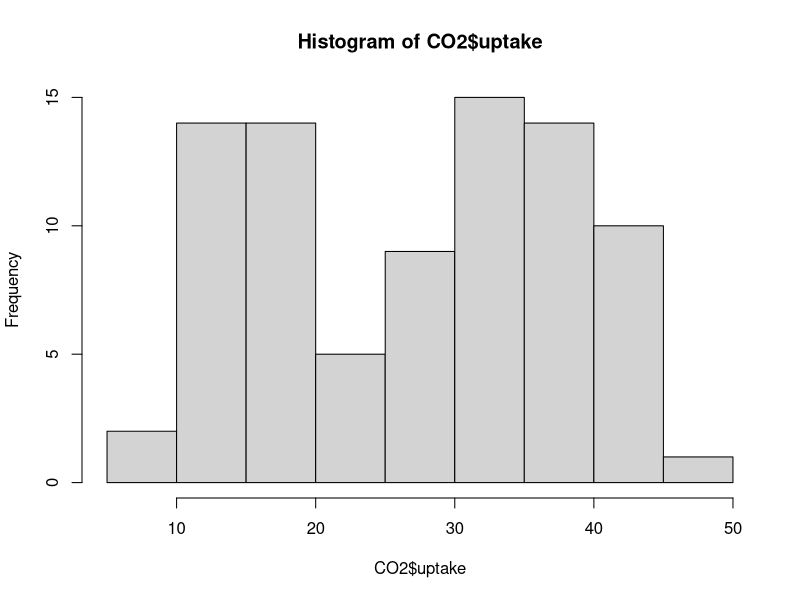
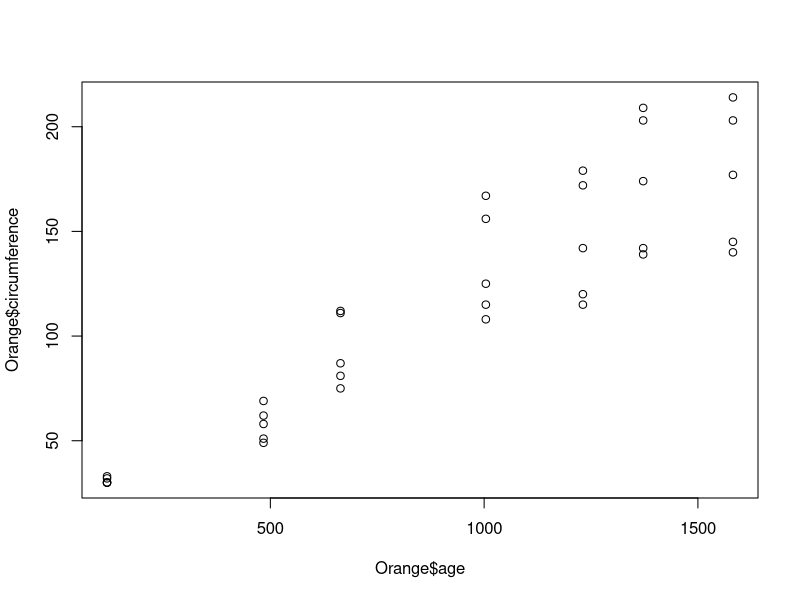
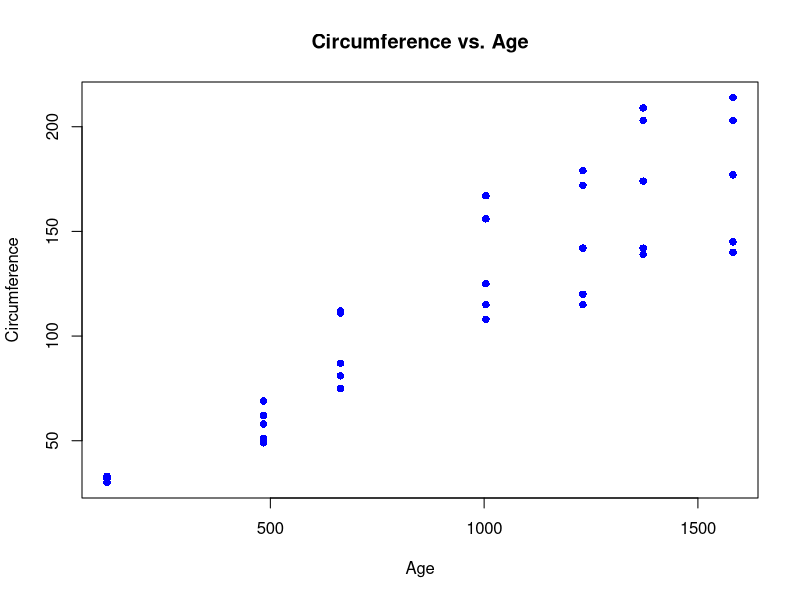

Write R code to recreate these figures, in order.
## ---- chunk 1
knitr::opts_chunk$set(echo = TRUE)
## ---- chunk 2
    print("hello world")
## ---- chunk 3
#menampilkan 15 row pertama
head(CO2,15)
## ---- chunk 4
#menampilkan 10 row terakhir
tail(CO2,10)
## ---- chunk 5
#menampilkan nama kolom
colnames(CO2)
## ---- chunk 6
#melihat jumlah row dan kolom
dim(CO2)
## ---- chunk 7
#menampilkan struktur data
str(CO2)
## ---- chunk 8
#statistik summary CO2 untuk setiap kolom
summary(CO2)
## ---- chunk 9
#statisic summary kolom/variabel uptake
summary(CO2$uptake)
## ---- chunk 10
#median variabel uptake
median(CO2$uptake)
## ---- chunk 11
#menampilkan kelas data variabel uptake
class(CO2$uptake)
## ---- chunk 12
#melihat nilai unik dari variabel treatment
unique(CO2$Treatment)
## ---- chunk 13
#menampilkan subset row/beberapa row dengan nilai conc paling kecil
subset(CO2, conc == min(CO2$conc))
## ---- chunk 14
    hist(CO2$uptake)
## ---- chunk 15
    plot(Orange$age, Orange$circumference)
## ---- chunk 16
    plot(Orange$age, Orange$circumference, 
      xlab="Age", ylab="Circumference", 
      main="Circumference vs. Age", 
      col="blue", pch=16)
## ---- chunk 17
data(airquality)
head(airquality)
## ---- chunk 18
    is.na(airquality)
    #nilai TRUE menunjukkan bahwa terdapat missing value
## ---- chunk 19
    #menghitung missing value pada variabel Ozone
    sum(is.na(airquality$Ozone))
## ---- chunk 20
    rows_with_na <- airquality[!complete.cases(airquality), ]
    print(rows_with_na)
## ---- chunk 21
    airquality_clean <- na.omit(airquality)
    head(airquality_clean)
## ---- chunk 22
    airquality$Ozone[is.na(airquality$Ozone)] <- mean(airquality$Ozone, na.rm = TRUE)
    airquality$Solar.R[is.na(airquality$Solar.R)] <- mean(airquality$Solar.R, na.rm = TRUE)
    #na.rm = TRUE digunakan agar perhitungan rata-rata pada setiap variabel tidak mengikutsertakan row dengan missing value
## ---- chunk 23
data(mtcars)
head(mtcars)
## ---- chunk 24
    mtcars$mpg_category <- cut(mtcars$mpg, 
                               breaks = c(-Inf, 20, 30, Inf), 
                               labels = c("Low", "Medium", "High"))
    head(mtcars[, c("mpg", "mpg_category")])
## ---- chunk 25
    library(dplyr)
## ---- chunk 26
    mtcars <- mutate(mtcars, mpg_category2 = case_when(mpg <= 20 ~ "Low",mpg > 20 & mpg <= 30 ~ "Medium",mpg > 30 ~ "High"))
    head(mtcars[, c("mpg", "mpg_category", "mpg_category2")])
## ---- chunk 27
    #gunakan pipe operator "%>%" untuk mempermudah readability
    mtcars <- mtcars %>%
      mutate(mpg_category2 = case_when(
        mpg <= 20 ~ "Low",
        mpg > 20 & mpg <= 30 ~ "Medium",
        mpg > 30 ~ "High"
      ))
    head(mtcars[, c("mpg", "mpg_category", "mpg_category2")])
